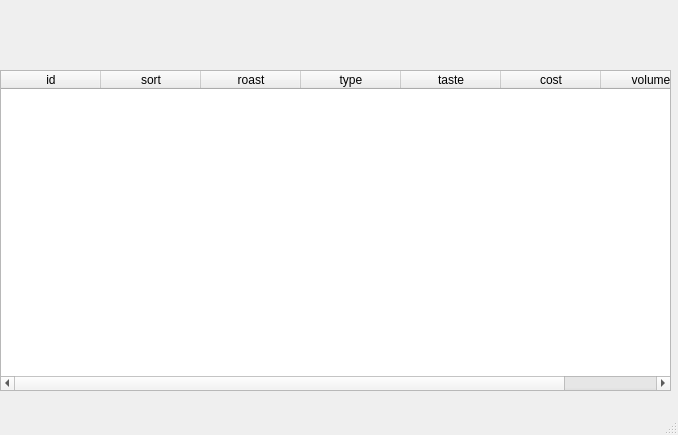
<?xml version="1.0" encoding="UTF-8"?>
<ui version="4.0">
 <class>MainWindow</class>
 <widget class="QMainWindow" name="MainWindow">
  <property name="geometry">
   <rect>
    <x>0</x>
    <y>0</y>
    <width>678</width>
    <height>435</height>
   </rect>
  </property>
  <property name="windowTitle">
   <string>MainWindow</string>
  </property>
  <widget class="QWidget" name="centralwidget">
   <widget class="QTableWidget" name="tableWidget">
    <property name="geometry">
     <rect>
      <x>0</x>
      <y>70</y>
      <width>671</width>
      <height>321</height>
     </rect>
    </property>
    <column>
     <property name="text">
      <string>id</string>
     </property>
    </column>
    <column>
     <property name="text">
      <string>sort</string>
     </property>
    </column>
    <column>
     <property name="text">
      <string>roast</string>
     </property>
    </column>
    <column>
     <property name="text">
      <string>type</string>
     </property>
    </column>
    <column>
     <property name="text">
      <string>taste</string>
     </property>
    </column>
    <column>
     <property name="text">
      <string>cost</string>
     </property>
    </column>
    <column>
     <property name="text">
      <string>volume</string>
     </property>
    </column>
   </widget>
  </widget>
  <widget class="QMenuBar" name="menubar">
   <property name="geometry">
    <rect>
     <x>0</x>
     <y>0</y>
     <width>678</width>
     <height>21</height>
    </rect>
   </property>
  </widget>
  <widget class="QStatusBar" name="statusbar"/>
 </widget>
 <resources/>
 <connections/>
</ui>
